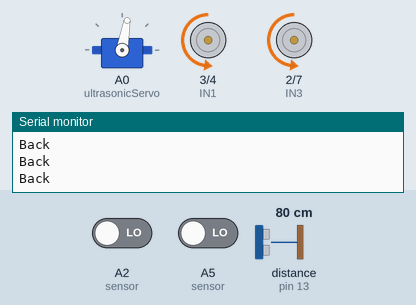
Recording of a sketch running on a simulated Arduino Uno, built with avr-gcc and run on an emulated ATmega328P. On the bench: servo, motor-driver pin pairs drawn as motors (green arrow = first pin HIGH = forward, orange = second pin HIGH = backward, longer = more drive, scaled by the enable pin), the last lines printed to the serial monitor. Wiring (inferred from the names in the program): ultrasonic range finder: trigger pin 12; echo pin 13. Inputs (shaded band) come from the test bench; at power-on: distance to the obstacle (sensor on pin 13) 80 cm, A2 (sensor) LOW, A5 (sensor) LOW. The echo pulse lasts 58.3 µs per cm.

Above: at 1.3 s.
1.4 s: distance to the obstacle (sensor on pin 13) set to 22 cm
2.9 s: distance to the obstacle (sensor on pin 13) set to 17 cm
At 6.2 s:
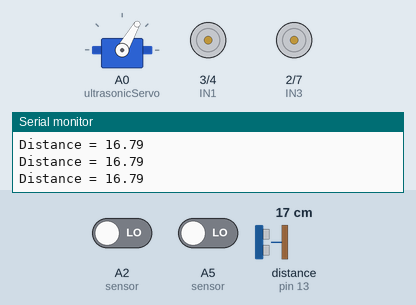
8.9 s: distance to the obstacle (sensor on pin 13) set to 14 cm
11.9 s: distance to the obstacle (sensor on pin 13) set to 35 cm
At 13.1 s:
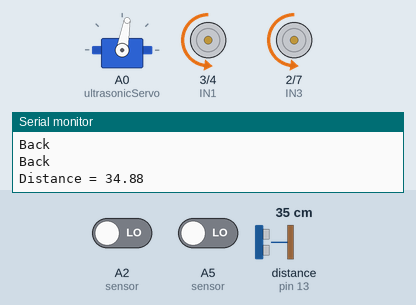
13.5 s: A2 (sensor) driven HIGH
At 14.8 s:
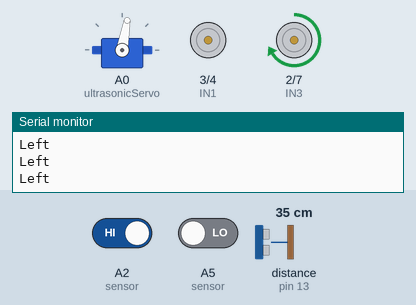
15.1 s: A5 (sensor) driven HIGH
At 16.5 s:
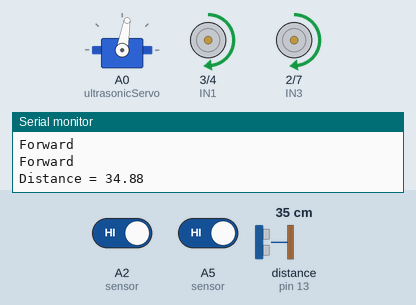
Timing chart, 0 to 17.6 s (numbered marks = the images above; inputs shaded):
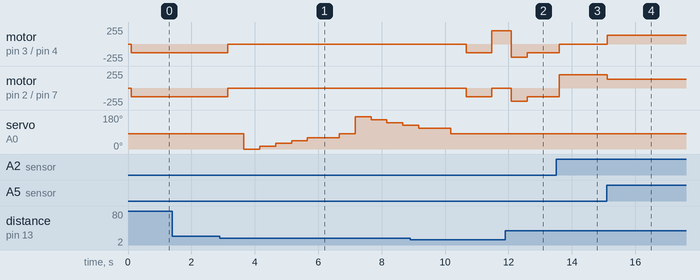

Measured:
- the behaviour switches between 20 and 19 cm on distance to the obstacle (sensor on pin 13) (found by bisection; images 0 and 1)
- after the input at 2.9 s, motor on pin 3 (IN1) / pin 4 (IN2), motor on pin 2 (IN3) / pin 7 (IN4): backward 130/255 → stopped after 0.25 s; servo on A0 (ultrasonicServo): 80° → 0° after 0.75 s, → 15° 0.50 s later, → 30° 0.50 s later, → 45° 0.50 s later, … (10 changes in this stretch)
- after the input at 11.9 s, servo on A0 (ultrasonicServo): stays 80° (without the input it goes to 0° after 1.2 s)
- after the input at 13.5 s, motor on pin 3 (IN1) / pin 4 (IN2): backward 130/255 → stopped after 0.10 s; motor on pin 2 (IN3) / pin 7 (IN4): backward 130/255 → forward 200/255 after 0.10 s
- after the input at 15.1 s, motor on pin 3 (IN1) / pin 4 (IN2): stopped → forward 130/255 at once; motor on pin 2 (IN3) / pin 7 (IN4): forward 200/255 → forward 130/255 at once

The sketch:

obstacle-avoidance.ino
```cpp
/*************************************
 *     TIME:2021.6.25
 *     Development Team: Zhiyi Technology Co., Ltd.
 *
 *  **************************************/
#include <Servo.h>  //servo library
Servo ultrasonicServo;      // create servo object to control servo

int Echo = 13;//Pin to D13
int Trig = 12;//Pin to D12


#define ENA 5
#define ENB 6
#define IN1 3
#define IN2 4
#define IN3 2
#define IN4 7


#define carSpeed 130//Set the carSpeed to 160
int Sensor1 = A5;//pin A5
int Sensor2 = A2;//pin A2

const int middleAngle = 80;
const int rightAngle = 0;
const int leftAngle = 170;

int LeftObstacle;
int RightObstacle;
int rightDistance = 0, leftDistance = 0, middleDistance = 0;

void forward(int speed = carSpeed){//forward function
  analogWrite(ENA, speed);//Set the speed of ENA
  analogWrite(ENB, speed);//Set the speed of ENB
    //The right forward
  digitalWrite(IN1, HIGH);
  digitalWrite(IN2, LOW);
  //The left forward
  digitalWrite(IN3, HIGH);
  digitalWrite(IN4, LOW);

  Serial.println("Forward");
}

void back() {//back function
  analogWrite(ENA, carSpeed);//Set the speed of ENA
  analogWrite(ENB, carSpeed);//Set the speed of ENB
  //The rihgt back
  digitalWrite(IN1, LOW);
  digitalWrite(IN2, HIGH);
  //The left back
  digitalWrite(IN3, LOW);
  digitalWrite(IN4, HIGH);
  Serial.println("Back");
}

void left() {//left function
  analogWrite(ENA, 200);//Set the speed of ENA
  analogWrite(ENB, 200);//Set the speed of ENB
   //The right forward
  digitalWrite(IN1, LOW);
  digitalWrite(IN2, LOW);
  //The left back
  digitalWrite(IN3, HIGH);
  digitalWrite(IN4, LOW);

  Serial.println("Left");
}

void right() {//right function
  analogWrite(ENA, 200);//Set the speed of ENA
  analogWrite(ENB, 200);//Set the speed of ENB
  //The rihgt back
  digitalWrite(IN1, HIGH);
  digitalWrite(IN2, LOW);
   //The left forward
  digitalWrite(IN3, LOW);
  digitalWrite(IN4, LOW);

  Serial.println("Right");
}

void stop() {//stop function
  digitalWrite(ENA, LOW);//Set the speed of ENA to low
  digitalWrite(ENB, LOW);//Set the speed of ENB to low
  Serial.println("Stop!");
}

/*Function to move car continus in one direction(dir) in one time duration(duration)
  f:forward
  b:back
  l:left
  r:right
*/
void moveOn(char dir, int duration) {
  unsigned long currentMillis = millis();
  while (millis() - currentMillis < duration)
  {
    switch (dir)
    {
    case 'f':
      forward();
      break;
    case 'b':
      back();
      break;
    case 'l':
      left();
      break;
    case 'r':
      right();
      break;
    default:
      break;
    }
  }
}


/*
use ultrasonic to scan one direction and return one average distance
*/
float ultrasonicScan(char dir)
{
  float averageDis = 0.0;
  int steps = 4;
  int dimision = 15;

  float sumDis = 0.0;
  switch (dir)
  {
  case 'r':
    for(int i=0; i<=4; i++)
    {
      ultrasonicServo.write(rightAngle + i*dimision);
      delay(500);
      sumDis += GetDistance();
    }
    break;
  case 'l':
    for(int i=0; i<=4; i++)
    {
      ultrasonicServo.write(leftAngle - i*dimision);
      delay(500);
      sumDis += GetDistance();
    }
    break;
  default:
    break;
  }
  averageDis = sumDis/(steps+1);
  return averageDis;
}

float GetDistance()
{
  float distance;
    // Send a low short pulse to Trig to trigger the ranging
	digitalWrite(Trig, LOW); //Send a low level to Trig
	delayMicroseconds(2);
	digitalWrite(Trig, HIGH);
	delayMicroseconds(10);
	digitalWrite(Trig, LOW);

  distance = pulseIn(Echo, HIGH) / 58.00;

  Serial.print("Distance = ");
  Serial.println(distance);//The serial output distance is converted into cm

	return distance;
}

void setup() {
  ultrasonicServo.attach(A0,700,2400);  // attach servo on pin 3 to servo object
  Serial.begin(9600);
  pinMode(Echo, INPUT);
  pinMode(Trig, OUTPUT);
  pinMode(IN1, OUTPUT);
  pinMode(IN2, OUTPUT);
  pinMode(IN3, OUTPUT);
  pinMode(IN4, OUTPUT);
  pinMode(ENA, OUTPUT);
  pinMode(ENB, OUTPUT);

  stop();
  ultrasonicServo.write(middleAngle);  //setservo position according to scaled value
  delay(100);
}

void loop()
{
    RightObstacle  =  !digitalRead(A5);//The sensor on the Right
    LeftObstacle =  !digitalRead(A2);//The sensor on the Left

    middleDistance = GetDistance();//getDistance();

    if(middleDistance <= 18)
    {
        stop();
        delay(500);

        rightDistance = ultrasonicScan('r');
        delay(500);
        ultrasonicServo.write(middleAngle);
        delay(500);
        leftDistance = ultrasonicScan('l');

        delay(500);
        ultrasonicServo.write(middleAngle);
        delay(500);

        if(rightDistance > leftDistance)
        {
            moveOn('b', 500);
            delay(300);
            moveOn('r', 300);
            delay(300);
        }
        else if(rightDistance < leftDistance)
        {
            moveOn('b', 500);
            delay(300);
            moveOn('l', 300);
            delay(300);
        }

        // else
        // {
        //     forward();
        // }
    }
    else
    {
        forward();
    }

    if(LeftObstacle && !RightObstacle)
    {
      //slow down first
      forward(80);
      moveOn('r', 200);
      delay(300);
    }
    else if(RightObstacle && !LeftObstacle)
    {
      //slow down first
      forward(80);
      moveOn('l', 200);
      delay(300);
    }
    else if(RightObstacle && LeftObstacle)
    {
      //stop first
      stop();
      moveOn('b', 200);
      delay(300);
    }
    else
    {
        forward();
    }
}
```

motor_drive.cpp
```cpp
#include "motor_drive.h"
int foward(int a, int b)
{
  return a + b;
}
```

motor_drive.h
```cpp
#ifndef MOTOR_DRIVE_H
#define MOTOR_DRIVE_H
#include <Arduino.h>
int foward(int a, int b);

#endif
```
